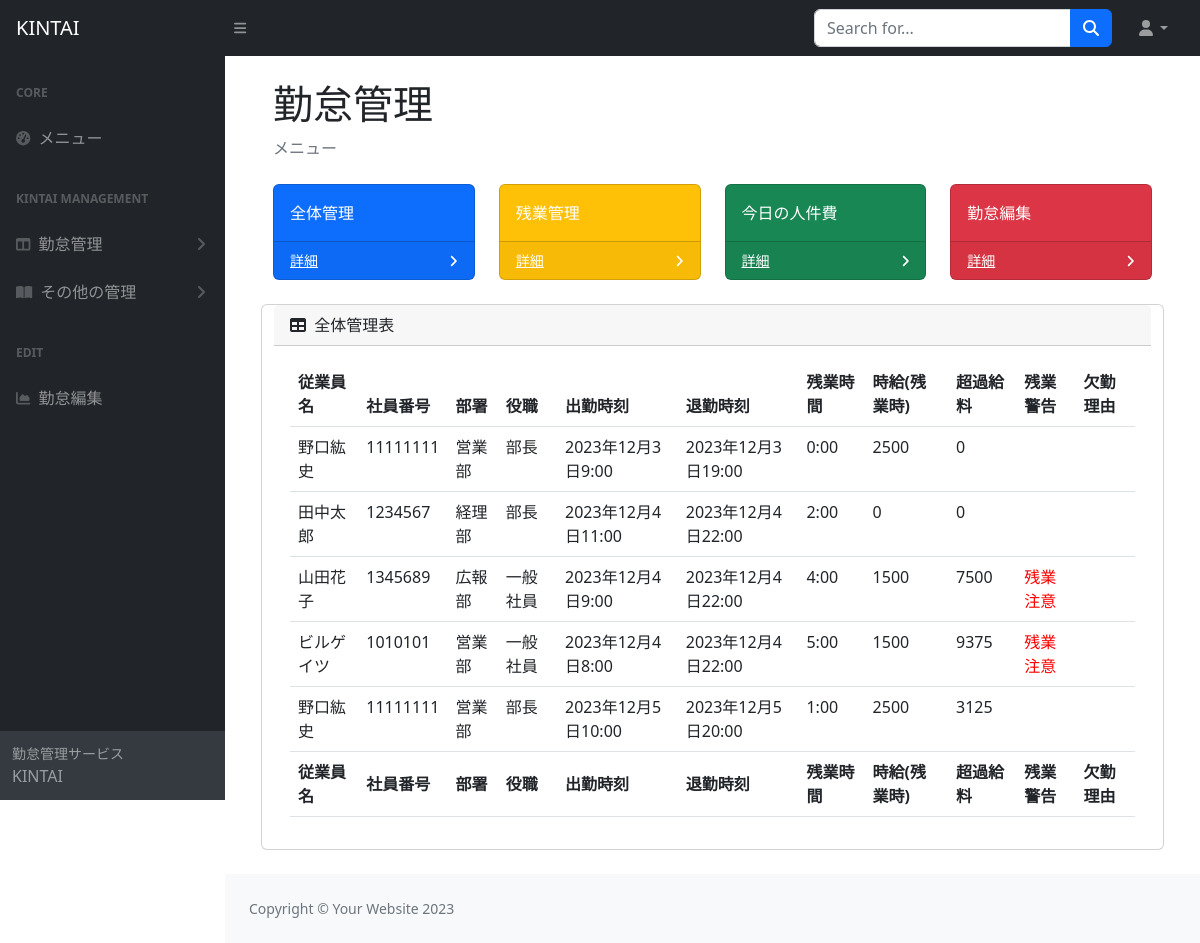
/top/kintai/, run on the app's committed database.
### kintai/models.py (models this page shows, shortened)
class KintaiModel(models.Model):
  employee = models.ForeignKey(
    Employee,
    on_delete = models.PROTECT,
    verbose_name ='従業員',
    default = None,
  )
  checkin = models.DateTimeField(
    verbose_name = '出勤時刻'
  )
  checkout = models.DateTimeField(
    verbose_name ='退勤時刻'
  )
  overtime = models.TimeField(
    verbose_name ='残業時間',
    default = '0:00:00'
  )
  hourlypaycheck = models.IntegerField(
      verbose_name="時給(残業時)",
  )
  overpaycheck = models.IntegerField(
    verbose_name = '超過給料'
  )
  """
  overtimealert = models.CharField(
    verbose_name = '残業警告',
    max_length=50,
    default='問題なし',
    blank = True,
  )
  """
  @property
  def overtimealert(self):
    overtime = (self.checkout - self.checkin - datetime.timedelta(hours=9)).seconds
    overtimetarget = (Overtimetarget.objects.last().name.hour * 60 + Overtimetarget.objects.last().name.minute) * 60
    if overtime >= overtimetarget:
      return '残業注意'
    else:
      return ''
  reasonforabsense = models.CharField(
    max_length=50,
    verbose_name = '欠勤理由',
    blank = True,
  )

class Employee(models.Model):
  name = models.CharField(
  max_length=50,
  verbose_name ='従業員名'
  )
  number = models.IntegerField(
  verbose_name ='従業員番号'
  )
  department = models.ForeignKey(
    Department,
    on_delete = models.PROTECT,
    verbose_name="部署名",
    default = None,
    )
  position = models.ForeignKey(
    Position,
    on_delete = models.PROTECT,
    verbose_name="役職名",
    default = None,
    )

class Department(models.Model):
  name = models.CharField(
      verbose_name="部署名",
      max_length=50,
      )
  def __str__(self):
    return self.name

class Position(models.Model):
  name = models.CharField(
    verbose_name="役職名",
    max_length=50,
  )
  def __str__(self):
    return self.name

class Overtimetarget(models.Model):
  name = models.TimeField(
   verbose_name='目標残業時間',
   default = '0:00:00',
  )

### kintai/views.py (the view)
# urls.py: path('kintai/', views.kintaitopfunc, name='kintaitop'),
def kintaitopfunc(request):
  kintaidata = KintaiModel.objects.all()
  overtimetarget = Overtimetarget.objects.last()
  return render(request, 'kintaiapp/index.html', {'kintaidata':kintaidata, 'overtimetarget':overtimetarget})

### kintai/templates/kintaiapp/index.html
{% extends 'base.html' %}
{% block content %}
<main>
  <div class="container-fluid px-4">
    <h1 class="mt-4">勤怠管理</h1>
    <ol class="breadcrumb mb-4">
      <li class="breadcrumb-item active">メニュー</li>
    </ol>
    <div class="row">
      <div class="col-xl-3 col-md-6">
        <div class="card bg-primary text-white mb-4">
          <div class="card-body">全体管理</div>
          <div class="card-footer d-flex align-items-center justify-content-between">
            <a class="small text-white stretched-link" href="{% url 'allmanagement'%}">詳細</a>
            <div class="small text-white"><i class="fas fa-angle-right"></i></div>
          </div>
        </div>
      </div>
      <div class="col-xl-3 col-md-6">
        <div class="card bg-warning text-white mb-4">
          <div class="card-body">残業管理</div>
          <div class="card-footer d-flex align-items-center justify-content-between">
            <a class="small text-white stretched-link" href="{% url 'overtime' %}">詳細</a>
            <div class="small text-white"><i class="fas fa-angle-right"></i></div>
          </div>
        </div>
      </div>
      <div class="col-xl-3 col-md-6">
        <div class="card bg-success text-white mb-4">
          <div class="card-body">今日の人件費</div>
          <div class="card-footer d-flex align-items-center justify-content-between">
            <a class="small text-white stretched-link" href="{% url 'todaycost' %}">詳細</a>
            <div class="small text-white"><i class="fas fa-angle-right"></i></div>
          </div>
        </div>
      </div>
      <div class="col-xl-3 col-md-6">
        <div class="card bg-danger text-white mb-4">
          <div class="card-body">勤怠編集</div>
          <div class="card-footer d-flex align-items-center justify-content-between">
            <a class="small text-white stretched-link" href="{% url 'edit' %}">詳細</a>
            <div class="small text-white"><i class="fas fa-angle-right"></i></div>
          </div>
        </div>
      </div>
    </div>
    <div class="row">
      <div class="card mb-4">
        <div class="card-header">
          <i class="fas fa-table me-1"></i>
          全体管理表
        </div>
        <div class="card-body">
          <table class="table" id="datatablesSimple">
            <thead>
              <tr>
                <th>従業員名</th>
                <th>社員番号</th>
                <th>部署</th>
                <th>役職</th>
                <th>出勤時刻</th>
                <th>退勤時刻</th>
                <th>残業時間</th>
                <th>時給(残業時)</th>
                <th>超過給料</th>
                <th>残業警告</th>
                <th>欠勤理由</th>
              </tr>
            </thead>
            <tfoot>
              <tr>
                <th>従業員名</th>
                <th>社員番号</th>
                <th>部署</th>
                <th>役職</th>
                <th>出勤時刻</th>
                <th>退勤時刻</th>
                <th>残業時間</th>
                <th>時給(残業時)</th>
                <th>超過給料</th>
                <th>残業警告</th>
                <th>欠勤理由</th>
              </tr>
            </tfoot>
            <tbody>
              {% for item in kintaidata %}
              <tr>
                <td>{{ item.employee.name }}</td>
                <td>{{ item.employee.number }}</td>
                <td>{{ item.employee.department }}</td>
                <td>{{ item.employee.position }}</td>
                <td>{{ item.checkin }}</td>
                <td>{{ item.checkout }}</td>
                <td>{{ item.overtime }}</td>
                <td>{{ item.hourlypaycheck }}</td>
                <td>{{ item.overpaycheck }}</td>
                <td style="color: red">{{ item.overtimealert }}</td>
                <td>{{ item.reasonforabsense }}</td>
              </tr>
              {% endfor %}
            </tbody>
          </table>
        </div>
      </div>
    </div>
</main>
{% endblock %}

### data on the page
KintaiModel: employee.name "野口紘史", employee.number "11111111", employee.department "営業部", employee.position "部長", checkin "2023年12月3日9:00", checkout "2023年12月3日19:00", overtime "0:00", hourlypaycheck "2500", overpaycheck "0"
KintaiModel: employee.name "田中太郎", employee.number "1234567", employee.department "経理部", employee.position "部長", checkin "2023年12月4日11:00", checkout "2023年12月4日22:00", overtime "2:00", hourlypaycheck "0", overpaycheck "0"
KintaiModel: employee.name "山田花子", employee.number "1345689", employee.department "広報部", employee.position "一般社員", checkin "2023年12月4日9:00", checkout "2023年12月4日22:00", overtime "4:00", hourlypaycheck "1500", overpaycheck "7500", overtimealert "残業注意"
KintaiModel: employee.name "ビルゲイツ", employee.number "1010101", employee.department "営業部", employee.position "一般社員", checkin "2023年12月4日8:00", checkout "2023年12月4日22:00", overtime "5:00", hourlypaycheck "1500", overpaycheck "9375", overtimealert "残業注意"
KintaiModel: employee.name "野口紘史", employee.number "11111111", employee.department "営業部", employee.position "部長", checkin "2023年12月5日10:00", checkout "2023年12月5日20:00", overtime "1:00", hourlypaycheck "2500", overpaycheck "3125"
